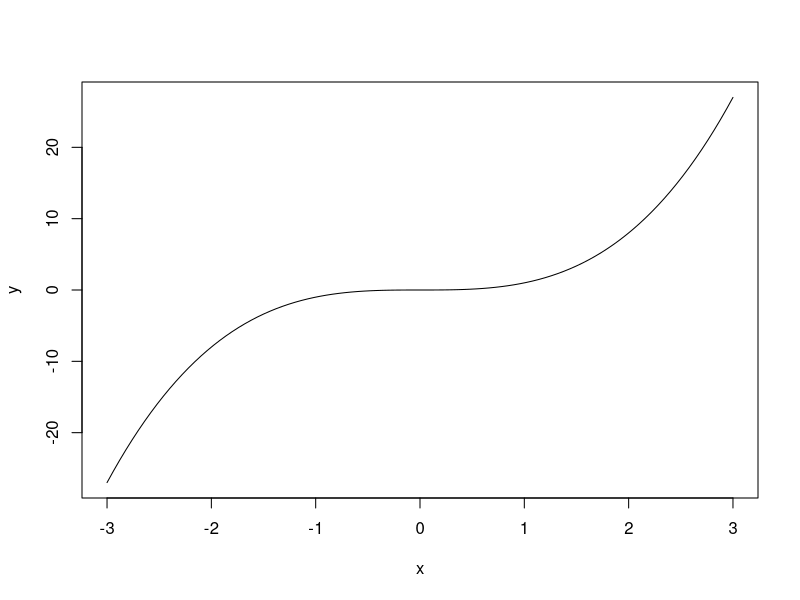

Source code (R):
## ---- chunk 1
curve(x^3,from=-3,to=3,ylab='y')
